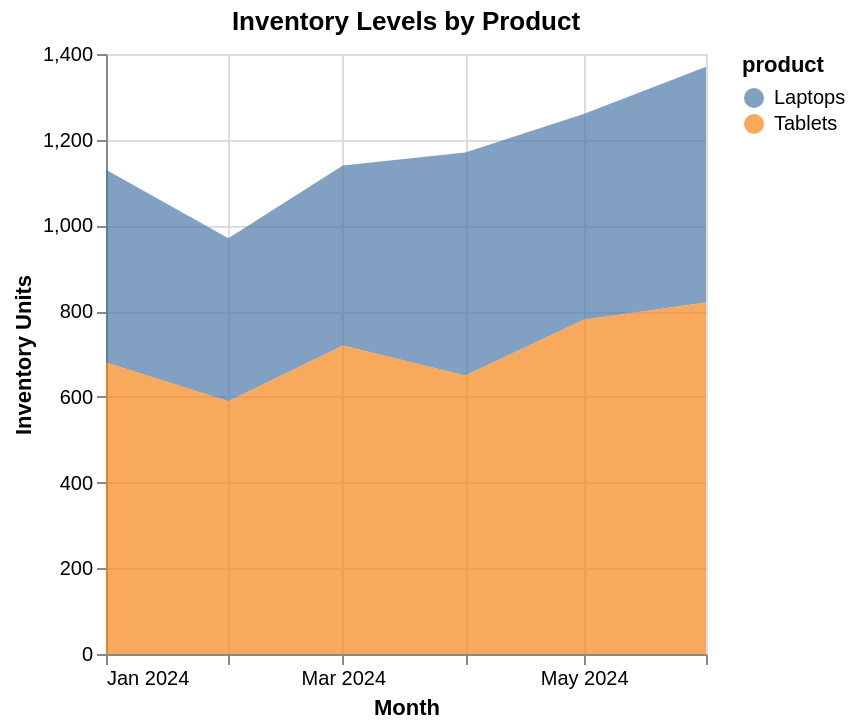

Source (Vega-Lite JSON):
### Vega-Lite specification from a JSON file in a GitHub repository (floating-point values rounded to 4 significant figures)
{"$schema": "https://vega.github.io/schema/vega-lite/v5.json", "description": "Inventory levels over time", "data": {"values": [{"date": "2024-01", "product": "Laptops", "units": 450}, {"date": "2024-02", "product": "Laptops", "units": 380}, {"date": "2024-03", "product": "Laptops", "units": 420}, {"date": "2024-04", "product": "Laptops", "units": 520}, {"date": "2024-05", "product": "Laptops", "units": 480}, {"date": "2024-06", "product": "Laptops", "units": 550}, {"date": "2024-01", "product": "Tablets", "units": 680}, {"date": "2024-02", "product": "Tablets", "units": 590}, {"date": "2024-03", "product": "Tablets", "units": 720}, {"date": "2024-04", "product": "Tablets", "units": 650}, {"date": "2024-05", "product": "Tablets", "units": 780}, {"date": "2024-06", "product": "Tablets", "units": 820}]}, "mark": "area", "encoding": {"x": {"field": "date", "type": "temporal", "axis": {"title": "Month", "format": "%b %Y"}}, "y": {"field": "units", "type": "quantitative", "axis": {"title": "Inventory Units"}}, "color": {"field": "product", "type": "nominal"}, "opacity": {"value": 0.7}}, "title": "Inventory Levels by Product"}
